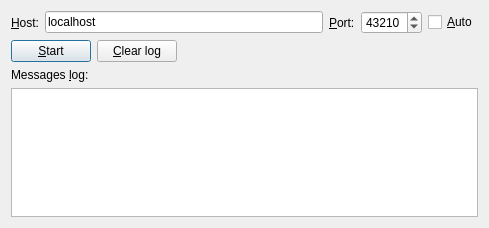
<?xml version="1.0" encoding="UTF-8"?>
<ui version="4.0">
 <class>Client</class>
 <widget class="QDialog" name="Client">
  <property name="geometry">
   <rect>
    <x>0</x>
    <y>0</y>
    <width>489</width>
    <height>228</height>
   </rect>
  </property>
  <property name="minimumSize">
   <size>
    <width>380</width>
    <height>200</height>
   </size>
  </property>
  <property name="windowTitle">
   <string>Client</string>
  </property>
  <layout class="QVBoxLayout" name="verticalLayout">
   <item>
    <layout class="QHBoxLayout" name="horizontalLayout">
     <item>
      <widget class="QLabel" name="label">
       <property name="text">
        <string>&amp;Host:</string>
       </property>
       <property name="buddy">
        <cstring>hostLineEdit</cstring>
       </property>
      </widget>
     </item>
     <item>
      <widget class="QLineEdit" name="hostLineEdit">
       <property name="text">
        <string>localhost</string>
       </property>
      </widget>
     </item>
     <item>
      <widget class="QLabel" name="label_2">
       <property name="text">
        <string>&amp;Port:</string>
       </property>
       <property name="buddy">
        <cstring>portSpinBox</cstring>
       </property>
      </widget>
     </item>
     <item>
      <widget class="QSpinBox" name="portSpinBox">
       <property name="maximum">
        <number>65535</number>
       </property>
       <property name="value">
        <number>43210</number>
       </property>
      </widget>
     </item>
     <item>
      <widget class="QCheckBox" name="autoSocketCheckBox">
       <property name="text">
        <string>&amp;Auto</string>
       </property>
      </widget>
     </item>
    </layout>
   </item>
   <item>
    <layout class="QHBoxLayout" name="horizontalLayout_2">
     <item>
      <widget class="QPushButton" name="toggleSocketListeningPushButton">
       <property name="text">
        <string>&amp;Start</string>
       </property>
       <property name="default">
        <bool>true</bool>
       </property>
      </widget>
     </item>
     <item>
      <widget class="QPushButton" name="pushButton">
       <property name="text">
        <string>&amp;Clear log</string>
       </property>
      </widget>
     </item>
     <item>
      <spacer name="horizontalSpacer">
       <property name="orientation">
        <enum>Qt::Horizontal</enum>
       </property>
       <property name="sizeHint" stdset="0">
        <size>
         <width>40</width>
         <height>20</height>
        </size>
       </property>
      </spacer>
     </item>
    </layout>
   </item>
   <item>
    <widget class="QLabel" name="label_3">
     <property name="text">
      <string>Messages &amp;log:</string>
     </property>
     <property name="buddy">
      <cstring>logTextEdit</cstring>
     </property>
    </widget>
   </item>
   <item>
    <widget class="QTextEdit" name="logTextEdit"/>
   </item>
  </layout>
 </widget>
 <layoutdefault spacing="6" margin="11"/>
 <resources/>
 <connections>
  <connection>
   <sender>pushButton</sender>
   <signal>clicked()</signal>
   <receiver>logTextEdit</receiver>
   <slot>clear()</slot>
   <hints>
    <hint type="sourcelabel">
     <x>147</x>
     <y>59</y>
    </hint>
    <hint type="destinationlabel">
     <x>145</x>
     <y>110</y>
    </hint>
   </hints>
  </connection>
 </connections>
</ui>
